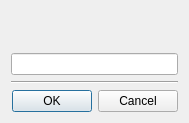
<?xml version="1.0" encoding="UTF-8"?>
<ui version="4.0">
 <class>tt3::gui::EditStringDialog</class>
 <widget class="QDialog" name="tt3::gui::EditStringDialog">
  <property name="geometry">
   <rect>
    <x>0</x>
    <y>0</y>
    <width>189</width>
    <height>123</height>
   </rect>
  </property>
  <property name="windowTitle">
   <string>Dialog</string>
  </property>
  <layout class="QGridLayout" name="gridLayout">
   <item row="0" column="0">
    <widget class="QLabel" name="promptLabel">
     <property name="text">
      <string>&lt;PROMPT&gt;</string>
     </property>
    </widget>
   </item>
   <item row="1" column="0">
    <widget class="QLineEdit" name="lineEdit"/>
   </item>
   <item row="2" column="0">
    <widget class="Line" name="line">
     <property name="orientation">
      <enum>Qt::Orientation::Horizontal</enum>
     </property>
    </widget>
   </item>
   <item row="3" column="0">
    <widget class="QDialogButtonBox" name="buttonBox">
     <property name="orientation">
      <enum>Qt::Orientation::Horizontal</enum>
     </property>
     <property name="standardButtons">
      <set>QDialogButtonBox::StandardButton::Cancel|QDialogButtonBox::StandardButton::Ok</set>
     </property>
    </widget>
   </item>
  </layout>
 </widget>
 <resources/>
 <connections>
  <connection>
   <sender>buttonBox</sender>
   <signal>accepted()</signal>
   <receiver>tt3::gui::EditStringDialog</receiver>
   <slot>accept()</slot>
   <hints>
    <hint type="sourcelabel">
     <x>248</x>
     <y>254</y>
    </hint>
    <hint type="destinationlabel">
     <x>157</x>
     <y>274</y>
    </hint>
   </hints>
  </connection>
  <connection>
   <sender>buttonBox</sender>
   <signal>rejected()</signal>
   <receiver>tt3::gui::EditStringDialog</receiver>
   <slot>reject()</slot>
   <hints>
    <hint type="sourcelabel">
     <x>316</x>
     <y>260</y>
    </hint>
    <hint type="destinationlabel">
     <x>286</x>
     <y>274</y>
    </hint>
   </hints>
  </connection>
  <connection>
   <sender>lineEdit</sender>
   <signal>textChanged(QString)</signal>
   <receiver>tt3::gui::EditStringDialog</receiver>
   <slot>_lineEditTextChanged(QString)</slot>
   <hints>
    <hint type="sourcelabel">
     <x>94</x>
     <y>51</y>
    </hint>
    <hint type="destinationlabel">
     <x>94</x>
     <y>61</y>
    </hint>
   </hints>
  </connection>
 </connections>
 <slots>
  <slot>_lineEditTextChanged(QString)</slot>
 </slots>
</ui>
